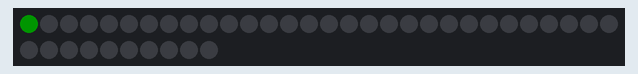
Bench run of a sketch on a simulated ESP8266 (NodeMCU). Parts: 40 RGB LEDs in strip order, left to right, continuing on the next row. Dim RGB values are drawn brighter than linear.

Above: at 0.16 s.
At 5.06 s:
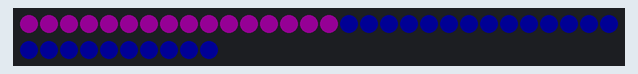
At 9.95 s:
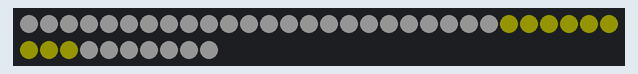
At 19.74 s:
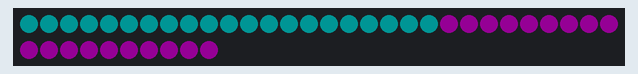
At 29.53 s:
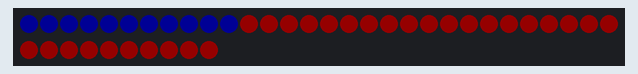
At 39.65 s:
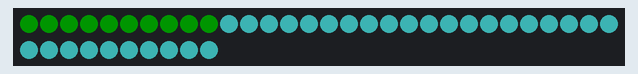

The sketch:

hopper_face_idle_animation.ino
```cpp
#include <Adafruit_NeoPixel.h>

#define PIN            D5
#define NUMPIXELS      40
#define PIXELS_BIGGER 24
#define PIXELS_SMALLER 16

Adafruit_NeoPixel pixels = Adafruit_NeoPixel(NUMPIXELS, PIN, NEO_GRB + NEO_KHZ800);

int delayval = 35;

void setup() {
  pixels.begin();
  all_white();
}

void all_white(){
  for(int i=0;i<NUMPIXELS;i++){
    pixels.setPixelColor(i, pixels.Color(0,0,0)); // Moderately bright green color.
  }
  pixels.show();
}

void run_color(uint32_t color){
  for(int i=0;i<PIXELS_BIGGER;i++){
    pixels.setPixelColor(i, color);
    pixels.show();
    delay(delayval);
  }

  for(int i=PIXELS_BIGGER + PIXELS_SMALLER - 1;i>=PIXELS_BIGGER;i--){
    pixels.setPixelColor(i, color);
    pixels.show();
    delay(delayval);
  }
}

void loop() {
  // For a set of NeoPixels the first NeoPixel is 0, second is 1, all the way up to the count of pixels minus one.

  run_color(pixels.Color(0, 20, 0));
  run_color(pixels.Color(20, 0, 0));
  run_color(pixels.Color(0, 0, 20));
  run_color(pixels.Color(20, 0, 20));
  run_color(pixels.Color(0, 20, 20));
  run_color(pixels.Color(20, 20, 0));
  run_color(pixels.Color(20, 20, 20));
  run_color(pixels.Color(0, 60, 20));
  run_color(pixels.Color(20, 60, 60));
}
```
